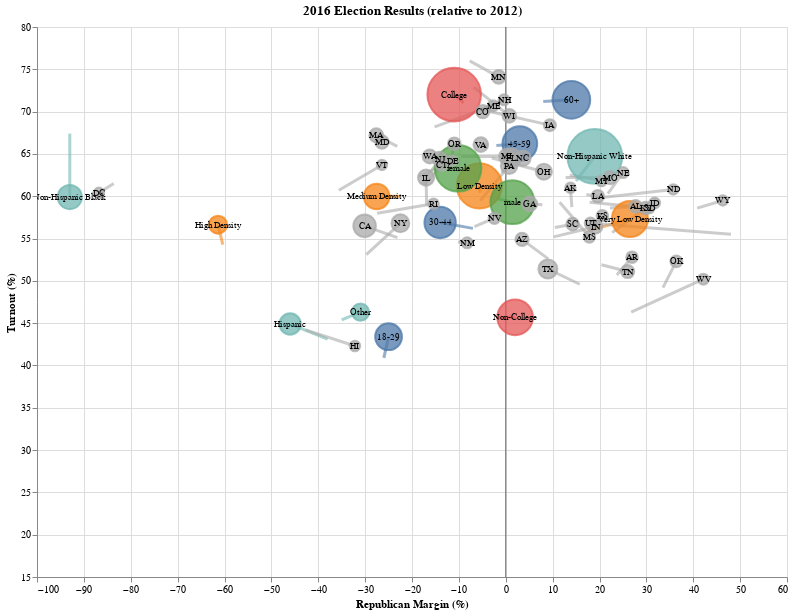

Notebook code cell kept with this figure:
### Code cell
single = year_chart(final_df, 2016, width=750, height=550, sw=3)
single

### Figure 1 — Vega-Lite specification as saved in the notebook (floating-point values rounded to 4 significant figures; data arrays with more than 128 entries replaced by an {"elided": "..."} marker saying what was removed)
{"config": {"view": {"continuousWidth": 400, "continuousHeight": 300}}, "layer": [{"data": {"name": "data-6894cafb7dfcb889d7a89a5a3858653f"}, "mark": "line", "encoding": {"color": {"type": "nominal", "field": "category", "legend": null, "scale": {"range": ["rgb(76, 120, 168)", "rgb(245, 133, 24)", "rgb(228, 87, 86)", "rgb(114, 183, 178)", "rgb(84, 162, 75)", "#aaa"]}}, "detail": {"type": "nominal", "field": "group"}, "opacity": {"condition": {"value": 0.6, "selection": "selector023"}, "value": 0.1}, "strokeWidth": {"value": 3}, "x": {"type": "quantitative", "field": "rep_margin"}, "y": {"type": "quantitative", "field": "turnout", "scale": {"zero": false}}}, "selection": {"selector023": {"type": "multi", "fields": ["category"], "bind": "legend"}, "selector024": {"type": "interval", "bind": "scales", "encodings": ["x", "y"]}}}, {"data": {"name": "data-632f61fef1e2fccc41daf02461a934b2"}, "mark": "rule", "encoding": {"opacity": {"value": 0.6}, "x": {"type": "quantitative", "field": "x"}}}, {"data": {"name": "data-632f61fef1e2fccc41daf02461a934b2"}, "mark": "rule", "encoding": {"opacity": {"value": 0.6}, "y": {"type": "quantitative", "field": "y"}}}, {"data": {"name": "data-03e8f4533b50d614c821414e436850ed"}, "mark": "point", "encoding": {"fill": {"type": "nominal", "field": "category", "scale": {"range": ["rgb(76, 120, 168)", "rgb(245, 133, 24)", "rgb(228, 87, 86)", "rgb(114, 183, 178)", "rgb(84, 162, 75)", "#aaa"]}}, "opacity": {"condition": {"value": 0.75, "selection": "selector021"}, "value": 0.1}, "order": {"type": "quantitative", "field": "num", "sort": "descending"}, "size": {"type": "quantitative", "field": "pct_elect", "legend": null, "scale": {"range": [100, 3000]}}, "stroke": {"type": "nominal", "field": "category", "scale": {"range": ["rgb(76, 120, 168)", "rgb(245, 133, 24)", "rgb(228, 87, 86)", "rgb(114, 183, 178)", "rgb(84, 162, 75)", "#aaa"]}}, "tooltip": [{"type": "nominal", "field": "group"}, {"type": "quantitative", "field": "rep_margin"}, {"type": "quantitative", "field": "turnout"}, {"type": "quantitative", "field": "pct_elect", "format": ",.0f"}], "x": {"type": "quantitative", "field": "rep_margin", "title": "Republican Margin (%)"}, "y": {"type": "quantitative", "field": "turnout", "scale": {"domain": [15, 80], "zero": false}, "title": "Turnout (%)"}}, "selection": {"selector021": {"type": "multi", "fields": ["category"], "bind": "legend"}}}, {"data": {"name": "data-03e8f4533b50d614c821414e436850ed"}, "mark": {"type": "text", "align": "center", "baseline": "middle"}, "encoding": {"size": {"value": 9}, "text": {"type": "nominal", "field": "group"}, "x": {"type": "quantitative", "field": "rep_margin"}, "y": {"type": "quantitative", "field": "turnout"}}, "selection": {"selector022": {"type": "multi", "fields": ["category"], "bind": "legend"}}}], "height": 550, "title": "2016 Election Results (relative to 2012)", "width": 750, "$schema": "https://vega.github.io/schema/vega-lite/v4.8.1.json", "datasets": {"data-6894cafb7dfcb889d7a89a5a3858653f": {"elided": "134 records"}, "data-632f61fef1e2fccc41daf02461a934b2": [{"x": 0, "y": 0}], "data-03e8f4533b50d614c821414e436850ed": [{"year": 2016, "category": "age", "group": "18-29", "pct_elect": 15.7, "turnout": 43.4, "rep_margin": -25.0}, {"year": 2016, "category": "age", "group": "30-44", "pct_elect": 22.5, "turnout": 56.9, "rep_margin": -14.0}, {"year": 2016, "category": "age", "group": "45-59", "pct_elect": 28.2, "turnout": 66.2, "rep_margin": 3.0}, {"year": 2016, "category": "age", "group": "60+", "pct_elect": 33.6, "turnout": 71.4, "rep_margin": 14.0}, {"year": 2016, "category": "density", "group": "Very Low Density", "pct_elect": 30.55, "turnout": 57.31, "rep_margin": 26.48}, {"year": 2016, "category": "density", "group": "Low Density", "pct_elect": 49.35, "turnout": 61.22, "rep_margin": -5.62}, {"year": 2016, "category": "density", "group": "High Density", "pct_elect": 5.67, "turnout": 56.64, "rep_margin": -61.38}, {"year": 2016, "category": "density", "group": "Medium Density", "pct_elect": 14.19, "turnout": 59.97, "rep_margin": -27.54}, {"year": 2016, "category": "education", "group": "Non-College", "pct_elect": 29.7, "turnout": 45.69, "rep_margin": 2.0}, {"year": 2016, "category": "education", "group": "College", "pct_elect": 70.3, "turnout": 72.01, "rep_margin": -11.0}, {"year": 2016, "category": "race", "group": "Other", "pct_elect": 5.0, "turnout": 46.3, "rep_margin": -31.0}, {"year": 2016, "category": "race", "group": "Hispanic", "pct_elect": 9.1, "turnout": 44.9, "rep_margin": -46.0}, {"year": 2016, "category": "race", "group": "Non-Hispanic Black", "pct_elect": 12.3, "turnout": 59.9, "rep_margin": -93.0}, {"year": 2016, "category": "race", "group": "Non-Hispanic White", "pct_elect": 73.6, "turnout": 64.7, "rep_margin": 19.0}, {"year": 2016, "category": "sex", "group": "male", "pct_elect": 46.38, "turnout": 59.3, "rep_margin": 1.42}, {"year": 2016, "category": "sex", "group": "female", "pct_elect": 52.59, "turnout": 63.3, "rep_margin": -10.18}, {"year": 2016, "category": "state", "group": "CA", "pct_elect": 10.4, "turnout": 56.5, "rep_margin": -30.11}, {"year": 2016, "category": "state", "group": "AZ", "pct_elect": 1.93, "turnout": 54.9, "rep_margin": 3.47}, {"year": 2016, "category": "state", "group": "AR", "pct_elect": 0.83, "turnout": 52.8, "rep_margin": 26.94}, {"year": 2016, "category": "state", "group": "AL", "pct_elect": 1.56, "turnout": 58.8, "rep_margin": 27.72}, {"year": 2016, "category": "state", "group": "AK", "pct_elect": 0.24, "turnout": 61.0, "rep_margin": 13.8}, {"year": 2016, "category": "state", "group": "CT", "pct_elect": 1.21, "turnout": 63.7, "rep_margin": -13.64}, {"year": 2016, "category": "state", "group": "CO", "pct_elect": 2.04, "turnout": 70.0, "rep_margin": -4.9}, {"year": 2016, "category": "state", "group": "MS", "pct_elect": 0.89, "turnout": 55.2, "rep_margin": 17.83}, {"year": 2016, "category": "state", "group": "MO", "pct_elect": 1.96, "turnout": 62.2, "rep_margin": 22.27}, {"year": 2016, "category": "state", "group": "MN", "pct_elect": 2.16, "turnout": 74.1, "rep_margin": -1.52}, {"year": 2016, "category": "state", "group": "MI", "pct_elect": 3.52, "turnout": 64.7, "rep_margin": 0.22}, {"year": 2016, "category": "state", "group": "ME", "pct_elect": 0.55, "turnout": 70.7, "rep_margin": -2.66}, {"year": 2016, "category": "state", "group": "MD", "pct_elect": 2.04, "turnout": 66.4, "rep_margin": -26.42}, {"year": 2016, "category": "state", "group": "MA", "pct_elect": 2.4, "turnout": 67.2, "rep_margin": -27.62}, {"year": 2016, "category": "state", "group": "LA", "pct_elect": 1.49, "turnout": 60.0, "rep_margin": 19.64}, {"year": 2016, "category": "state", "group": "KY", "pct_elect": 1.41, "turnout": 58.6, "rep_margin": 29.84}, {"year": 2016, "category": "state", "group": "MT", "pct_elect": 0.36, "turnout": 61.8, "rep_margin": 20.42}, {"year": 2016, "category": "state", "group": "KS", "pct_elect": 0.87, "turnout": 57.7, "rep_margin": 20.6}, {"year": 2016, "category": "state", "group": "IL", "pct_elect": 4.08, "turnout": 62.2, "rep_margin": -17.0}, {"year": 2016, "category": "state", "group": "ID", "pct_elect": 0.51, "turnout": 59.2, "rep_margin": 31.76}, {"year": 2016, "category": "state", "group": "IA", "pct_elect": 1.15, "turnout": 68.4, "rep_margin": 9.41}, {"year": 2016, "category": "state", "group": "HI", "pct_elect": 0.31, "turnout": 42.3, "rep_margin": -32.18}, {"year": 2016, "category": "state", "group": "GA", "pct_elect": 3.02, "turnout": 59.1, "rep_margin": 5.13}, {"year": 2016, "category": "state", "group": "FL", "pct_elect": 6.91, "turnout": 64.5, "rep_margin": 1.2}, {"year": 2016, "category": "state", "group": "DE", "pct_elect": 0.32, "turnout": 64.2, "rep_margin": -11.39}, {"year": 2016, "category": "state", "group": "DC", "pct_elect": 0.23, "turnout": 60.4, "rep_margin": -86.78}, {"year": 2016, "category": "state", "group": "IN", "pct_elect": 2.01, "turnout": 56.4, "rep_margin": 19.17}, {"year": 2016, "category": "state", "group": "NC", "pct_elect": 3.48, "turnout": 64.5, "rep_margin": 3.66}, {"year": 2016, "category": "state", "group": "ND", "pct_elect": 0.25, "turnout": 60.8, "rep_margin": 35.73}, {"year": 2016, "category": "state", "group": "NE", "pct_elect": 0.62, "turnout": 62.8, "rep_margin": 25.05}, {"year": 2016, "category": "state", "group": "WY", "pct_elect": 0.19, "turnout": 59.5, "rep_margin": 46.3}, {"year": 2016, "category": "state", "group": "WV", "pct_elect": 0.52, "turnout": 50.2, "rep_margin": 42.15}, {"year": 2016, "category": "state", "group": "WI", "pct_elect": 2.18, "turnout": 69.5, "rep_margin": 0.76}, {"year": 2016, "category": "state", "group": "WA", "pct_elect": 2.35, "turnout": 64.7, "rep_margin": -16.23}, {"year": 2016, "category": "state", "group": "VT", "pct_elect": 0.23, "turnout": 63.7, "rep_margin": -26.41}, {"year": 2016, "category": "state", "group": "VA", "pct_elect": 2.92, "turnout": 66.1, "rep_margin": -5.32}, {"year": 2016, "category": "state", "group": "UT", "pct_elect": 0.83, "turnout": 56.8, "rep_margin": 18.08}, {"year": 2016, "category": "state", "group": "TX", "pct_elect": 6.58, "turnout": 51.4, "rep_margin": 8.99}, {"year": 2016, "category": "state", "group": "TN", "pct_elect": 1.84, "turnout": 51.1, "rep_margin": 26.01}, {"year": 2016, "category": "state", "group": "SD", "pct_elect": 0.27, "turnout": 58.6, "rep_margin": 30.65}, {"year": 2016, "category": "state", "group": "SC", "pct_elect": 1.54, "turnout": 56.7, "rep_margin": 14.27}, {"year": 2016, "category": "state", "group": "RI", "pct_elect": 0.34, "turnout": 59.1, "rep_margin": -15.41}, {"year": 2016, "category": "state", "group": "PA", "pct_elect": 4.48, "turnout": 63.6, "rep_margin": 0.72}, {"year": 2016, "category": "state", "group": "OR", "pct_elect": 1.47, "turnout": 66.2, "rep_margin": -10.98}, {"year": 2016, "category": "state", "group": "OK", "pct_elect": 1.07, "turnout": 52.3, "rep_margin": 36.39}, {"year": 2016, "category": "state", "group": "OH", "pct_elect": 4.03, "turnout": 62.9, "rep_margin": 8.13}, {"year": 2016, "category": "state", "group": "NY", "pct_elect": 5.65, "turnout": 56.8, "rep_margin": -22.48}, {"year": 2016, "category": "state", "group": "NV", "pct_elect": 0.83, "turnout": 57.4, "rep_margin": -2.42}, {"year": 2016, "category": "state", "group": "NM", "pct_elect": 0.58, "turnout": 54.5, "rep_margin": -8.24}, {"year": 2016, "category": "state", "group": "NJ", "pct_elect": 2.84, "turnout": 64.4, "rep_margin": -14.1}, {"year": 2016, "category": "state", "group": "NH", "pct_elect": 0.55, "turnout": 71.4, "rep_margin": -0.37}]}}
